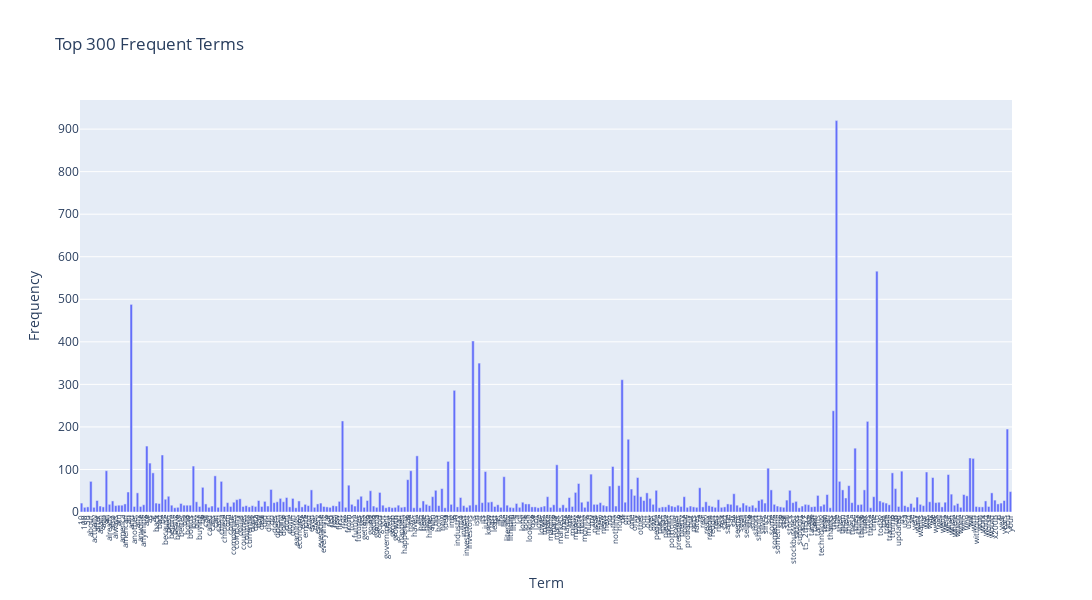

The notebook cell this image was saved under:
### Markdown cell above
### exercise 13
The chart above only contains 300 vocabulary in the documents, and it's already computationally intensive to both compute and visualize. The below efficiently reduce the number of terms to visualize

### Code cell
terms = count_vect.get_feature_names_out()
freqs = term_frequencies

# top 300 most frequent terms
top_n = 300
indices = np.argsort(freqs)[::-1][:top_n] # indices sorted freqs in ascending order, then reverse
top_terms = terms[indices]
top_freqs = freqs[indices]

top_terms_sorted = sorted(top_terms) # sort selected terms alphabetically
freq_dict = dict(zip(top_terms, top_freqs)) # map each term to its frequency
top_freqs_sorted = [freq_dict[term] for term in top_terms_sorted] # reorder frequencies

# plotly bar chart
fig = px.bar(
    x = top_terms_sorted,
    y = top_freqs_sorted,
    labels = {'x': 'Term', 'y': 'Frequency'},
    title = f'Top {top_n} Frequent Terms'
)

fig.update_xaxes(
    tickmode = 'array', # force x-axis to show
    tickvals = top_terms_sorted, # values on x-axis
    ticktext = top_terms_sorted, # labels on x-axis
    tickangle = 270,
    tickfont = dict(size = 8)
)

# adjust layout size
fig.update_layout(
    autosize = False,
    width = 2500,
    height = 600
)

fig.show()

### Figure 1 — Plotly figure (JSON) as saved in the notebook; plotly's stock layout.template omitted (floating-point values rounded to 4 significant figures; data arrays with more than 128 entries replaced by an {"elided": "..."} marker saying what was removed)
{"data": [{"hovertemplate": "Term=%{x}<br>Frequency=%{y}<extra></extra>", "legendgroup": "", "marker": {"color": "#636efa", "pattern": {"shape": ""}}, "name": "", "orientation": "v", "showlegend": false, "textposition": "auto", "type": "bar", "x": {"elided": "300 str values"}, "xaxis": "x", "y": {"elided": "300 int values"}, "yaxis": "y"}], "layout": {"autosize": false, "barmode": "relative", "height": 600, "legend": {"tracegroupgap": 0}, "title": {"text": "Top 300 Frequent Terms"}, "width": 2500, "xaxis": {"anchor": "y", "domain": [0, 1], "tickangle": -90, "tickfont": {"size": 8}, "tickmode": "array", "ticktext": {"elided": "300 str values"}, "tickvals": {"elided": "300 str values"}, "title": {"text": "Term"}}, "yaxis": {"anchor": "x", "domain": [0, 1], "title": {"text": "Frequency"}}}}
